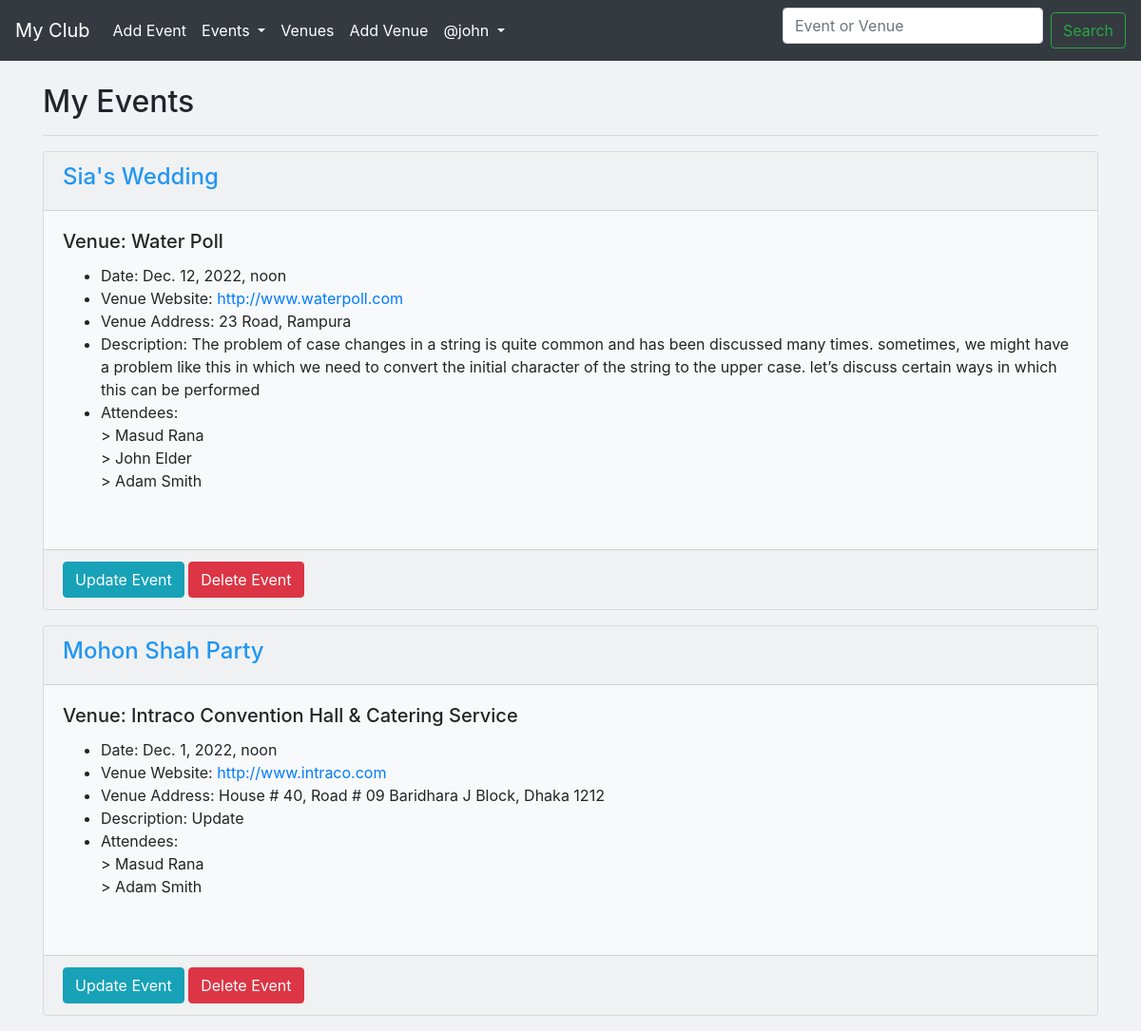
/my-events/ (signed in), run on the app's committed database.
### events/models.py (models this page shows, shortened)
class Event(models.Model):
	name = models.CharField('Event name', max_length=120)
	event_date = models.DateTimeField('Event date')
	venue = models.ForeignKey(Venue, null=True, on_delete=models.CASCADE) # Many to One Relation
	manager = models.ForeignKey(User, blank=True,on_delete=models.CASCADE) # Many to one Relation
	description = models.TextField(blank=True)
	attendees = models.ManyToManyField(MyClubUser,blank=True) # Many to Many Relation
	approved = models.BooleanField("Approved", default=False)
	def __str__(self):
		return self.name

class Venue(models.Model):
	name = models.CharField(verbose_name='Venue name', max_length=120)
	address = models.CharField(max_length=300)
	zip_code = models.CharField('Zip Code',max_length=10,blank=True)
	phone = models.CharField('Contact phone',max_length=15,blank=True)
	web = models.URLField('Website address', blank=True)
	email = models.EmailField('Email address',blank=True)
	owner = models.PositiveIntegerField(verbose_name='Venue Owner', blank=False, default=1)
	book = models.BooleanField(default=False, blank=True)
	images = models.ImageField(upload_to='venue/images/',verbose_name='Upload Image')
	def __str__(self):
		return self.name

class MyClubUser(models.Model):
	first_name = models.CharField(max_length=30)
	last_name = models.CharField(max_length=30)
	email = models.EmailField('User email')
	def __str__(self):
		return self.first_name + ' ' + self.last_name

### events/views.py (the view)
# urls.py: path('my-events/', views.myEvents, name='my-events'),
def myEvents(request):
	if request.user.is_authenticated:
		events = Event.objects.all()
		return render(request, 'events/my_events.html',{'events':events})
	else:
		messages.success(request,'You have no Events..')
		return HttpResponseRedirect('list-events')

### events/templates/events/my_events.html
{% extends 'events/base.html' %}
    {% block content %}
    <h2>My Events </h2><hr>
    {% for event in events %}
      {% if user == event.manager %}
        <div class="card bg-light mb-3">
          <div class="card-header" style="color:#2196f3;"> <strong> <h4>{{event | title}}</h4> </strong></div>
            <div class="card-body">
              <h5 class="card-title">Venue: {{event.venue | title}}</h5>
              <ul>
                <li>Date: {{event.event_date}}</li>
                <li>Venue Website: <a href="{{event.venue.web}}" target="_blank">{{event.venue.web}}</a> </li>
                <li>Venue Address: {{event.venue.address}}</li>
                <li>Description: {{event.description}}</li>
                <li>Attendees:<br/>
                  {% for userattend in event.attendees.all %}
                    <span> > </span> {{userattend}}<br>
                  {% endfor %}
                </li>
              </ul>
                <br>
            </div>
            <div class="card-footer" style="color:#2196f3;">
              <a href="{% url 'update-event' event.id %}" class="btn btn-info" >Update Event</a>
              <a href="{% url 'delete-event' event.id %}" class="btn btn-danger" >Delete Event</a>
            </div></div>
      {% endif %}
    {% endfor %}
    {% endblock content %}

### events/templates/events/navbar.html (shortened to what this page needs)
<nav class="navbar navbar-expand-lg navbar-dark bg-dark">
  <a class="navbar-brand" href="{% url 'home' %}">My Club</a>
  <div class="collapse navbar-collapse" id="navbarSupportedContent">
    <ul class="navbar-nav mr-auto">
      {% if request.user.is_authenticated %}
      <li class="nav-item active">
        <a class="nav-link" href="{% url 'add-event' %}">Add Event</a>
      </li>
      {% endif %}
      <li class="nav-item dropdown active">
        <a class="nav-link dropdown-toggle" href="#" id="navbarDropdown" role="button" data-toggle="dropdown" aria-haspopup="true" aria-expanded="false">
          Events
        </a>
      </li>
      <li class="nav-item active">
        <a class="nav-link" href="{% url 'list-venue' %}">Venues</a>
      </li>
      {% if request.user.is_authenticated %}
      <li class="nav-item active">
        <a class="nav-link" href="{% url 'add-venue' %}">Add Venue</a>
      </li>
      {% endif %}
      {% if request.user.is_authenticated %}
      <li class="nav-item dropdown active">
        <a class="nav-link dropdown-toggle" href="#" id="navbarDropdown" role="button" data-toggle="dropdown" aria-haspopup="true" aria-expanded="false">
          @{{user}}
        </a>
      </li>
      {% endif %}
    </ul>
    <form class="form-inline my-2 my-lg-0" method="POST" action="{% url 'searchany' %}">
      <input class="form-control mr-sm-2" type="search" name="searched" placeholder="Event or Venue" aria-label="Search">
      <input class="btn btn-outline-success my-2 my-sm-0" type="submit" value="Search">
    </form>
  </div>
</nav>

### events/templates/events/base.html (style rules this page uses)
body { background-color: #f0f2f5; }
.form-control { margin-bottom: 10px !important; }

### data on the page
Event: name "Sia's Wedding", venue "Water Poll", event_date "Dec. 12, 2022, noon", venue.web "http://www.waterpoll.com", venue.address "23 Road, Rampura", description "The problem of case changes in a string is quite common and has been discussed many times. sometimes, we might have a problem like this in which we need to convert the initial character of the string to the upper case. let’s discuss certain ways in which this can be performed"
MyClubUser: first_name+last_name "Masud Rana"
MyClubUser: first_name+last_name "John Elder"
MyClubUser: first_name+last_name "Adam Smith"
Event: name "Mohon Shah Party", venue "Intraco Convention Hall & Catering Service", event_date "Dec. 1, 2022, noon", venue.web "http://www.intraco.com", venue.address "House # 40, Road # 09 Baridhara J Block, Dhaka 1212", description "Update"

### other printed values
{{ user }} "john"
